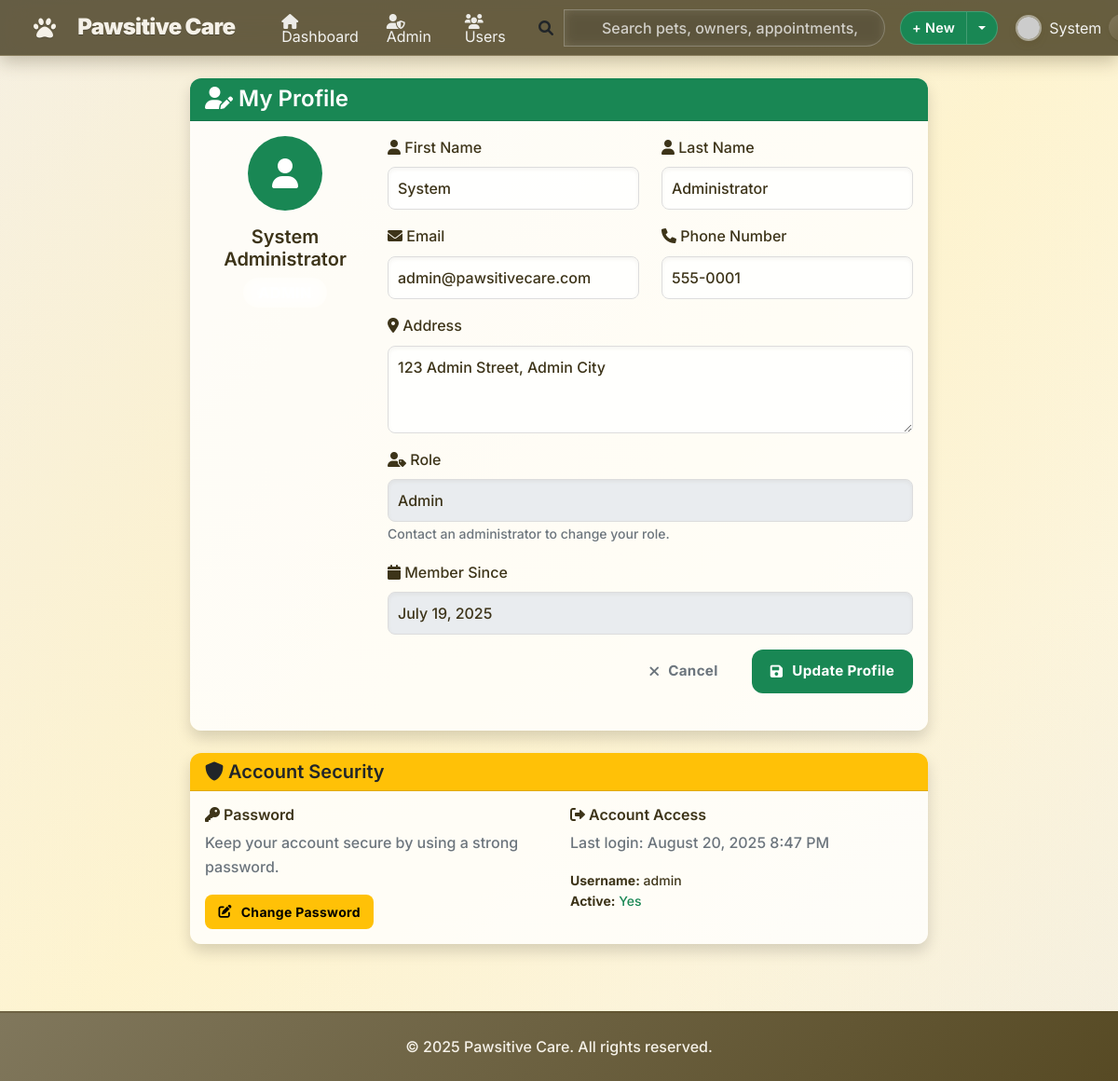
The app's page /accounts/profile/ (signed in), older data.
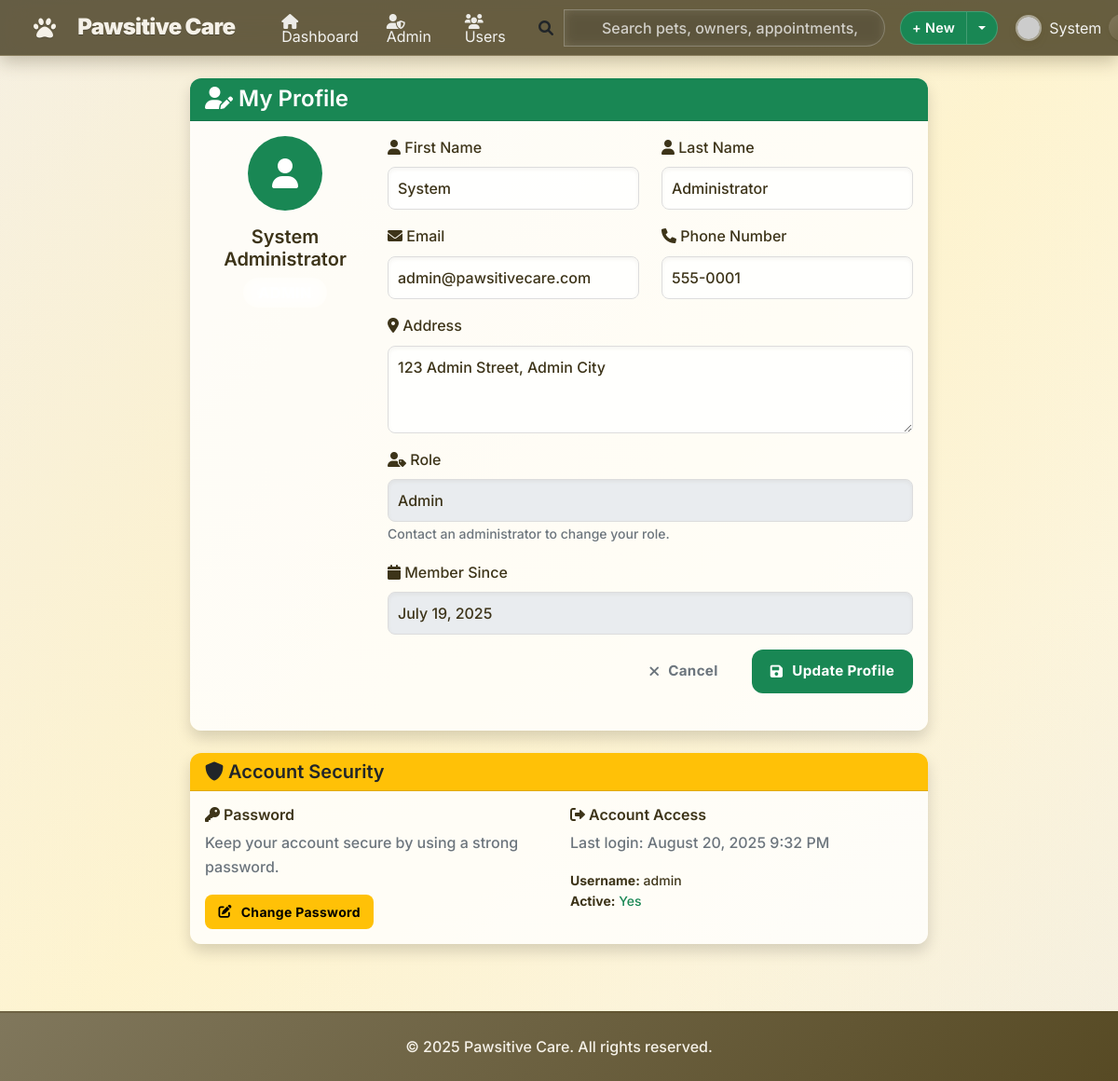
The same page, newer data.
### accounts/models.py (models this page shows, shortened)
class CustomUser(AbstractUser):
    ROLE_CHOICES = [
        ('admin', 'Admin'),
        ('vet', 'Veterinarian'),
        ('staff', 'Staff'),
        ('client', 'Client'),
    ]
    phone = models.CharField(max_length=20, blank=False)
    address = models.TextField(blank=False)
    role = models.CharField(max_length=10, choices=ROLE_CHOICES, default='client')
    def is_admin(self):
        return self.role == 'admin'

### accounts/views.py (the view)
# urls.py: path('profile/', profile_view, name='profile'),
@login_required
def profile_view(request):
    if request.method == 'POST':
        form = ProfileUpdateForm(request.POST, instance=request.user)
        if form.is_valid():
            form.save()
            messages.success(request, 'Profile updated successfully!')
            return redirect('accounts:profile')
    else:
        form = ProfileUpdateForm(instance=request.user)
    return render(request, 'accounts/profile.html', {'form': form})

### accounts/forms.py
class ProfileUpdateForm(forms.ModelForm):
    class Meta:
        model = User
        fields = ['email', 'first_name', 'last_name', 'phone', 'address']
        widgets = {
            'email': forms.EmailInput(attrs={'class': 'form-control'}),
            'first_name': forms.TextInput(attrs={'class': 'form-control'}),
            'last_name': forms.TextInput(attrs={'class': 'form-control'}),
            'phone': forms.TextInput(attrs={'class': 'form-control'}),
            'address': forms.Textarea(attrs={'rows': 3, 'class': 'form-control'}),
        }

### petmedia/context_processors.py (called while the page is built)
def recent_blog_posts(request):
    try:
        recent_posts = repo_manager.posts.get_recent_posts(limit=3)
        return {'recent_blog_posts': recent_posts}
    except Exception:
        return {'recent_blog_posts': []}

def blog_stats(request):
    try:
        if request.user.is_authenticated:
            user_posts_count = repo_manager.posts.get_by_author(request.user).count()
            return {'user_blog_posts_count': user_posts_count}
        return {'user_blog_posts_count': 0}
    except Exception:
        return {'user_blog_posts_count': 0}

### petmedia/patterns/repository.py (called while the page is built)
    def get_by_author(self, author: 'User') -> QuerySet['BlogPost']:
        return self.model.objects.filter(
            author=author
        ).select_related('category', 'related_pet')

    def get_recent_posts(self, limit: int = 10) -> QuerySet['BlogPost']:
        return self.model.objects.filter(
            is_published=True
        ).order_by('-created_at')[:limit].select_related('author', 'category', 'related_pet')

    @property
    def posts(self) -> BlogPostRepository:
        if self._post_repo is None:
            self._post_repo = BlogPostRepository()
        return self._post_repo

### accounts/templates/accounts/profile.html (shortened to what this page needs)
{% extends 'accounts/base.html' %}
{% block content %}
<div class="row justify-content-center">
  <div class="col-md-8">
    <div class="card shadow">
      <div class="card-header bg-success text-white">
        <h4 class="mb-0"><i class="fas fa-user-edit"></i> My Profile</h4>
      </div>
      <div class="card-body">
        <div class="row mb-4">
          <div class="col-md-3 text-center">
            <div class="bg-success rounded-circle d-flex align-items-center justify-content-center mx-auto mb-3" style="width: 80px; height: 80px;">
              <i class="fas fa-user fa-2x text-white"></i>
            </div>
            <h5>
              {{ user.get_full_name|default:user.username }}
            </h5>
            <span class="badge bg-{{ user.role|default:'secondary' }} fs-6">
            </span>
          </div>
          <div class="col-md-9">
            <form method="post">
              <div class="row">
                <div class="col-md-6 mb-3">
                  <label for="{{ form.first_name.id_for_label }}" class="form-label">
                    <i class="fas fa-user"></i> First Name
                  </label>
                  {{ form.first_name.as_widget }}
                </div>
                <div class="col-md-6 mb-3">
                  <label for="{{ form.last_name.id_for_label }}" class="form-label">
                    <i class="fas fa-user"></i> Last Name
                  </label>
                  {{ form.last_name.as_widget }}
                </div>
              </div>
              <div class="row">
                <div class="col-md-6 mb-3">
                  <label for="{{ form.email.id_for_label }}" class="form-label">
                    <i class="fas fa-envelope"></i> Email
                  </label>
                  {{ form.email.as_widget }}
                </div>
                <div class="col-md-6 mb-3">
                  <label for="{{ form.phone.id_for_label }}" class="form-label">
                    <i class="fas fa-phone"></i> Phone Number
                  </label>
                  {{ form.phone.as_widget }}
                </div>
              </div>
              <div class="mb-3">
                <label for="{{ form.address.id_for_label }}" class="form-label">
                  <i class="fas fa-map-marker-alt"></i> Address
                </label>
                {{ form.address.as_widget }}
              </div>
              <div class="mb-3">
                <label class="form-label">
                  <i class="fas fa-user-tag"></i> Role
                </label>
                <input type="text" class="form-control" value="{{ user.get_role_display }}" readonly>
                <small class="text-muted">Contact an administrator to change your role.</small>
              </div>
              <div class="mb-3">
                <label class="form-label">
                  <i class="fas fa-calendar"></i> Member Since
                </label>
                <input type="text" class="form-control" value="{{ user.date_joined|date:'F d, Y' }}" readonly>
              </div>
              <div class="d-grid gap-2 d-md-flex justify-content-md-end">
                <a href="{% url 'accounts:client_dashboard' %}" class="btn btn-outline-secondary me-md-2">
                  <i class="fas fa-times"></i> Cancel
                </a>
                <button type="submit" class="btn btn-success">
                  <i class="fas fa-save"></i> Update Profile
                </button>
              </div>
            </form>
          </div>
        </div>
      </div>
    </div>
    <div class="card mt-4 shadow">
      <div class="card-header bg-warning text-dark">
        <h5 class="mb-0"><i class="fas fa-shield-alt"></i> Account Security</h5>
      </div>
      <div class="card-body">
        <div class="row">
          <div class="col-md-6">
            <h6><i class="fas fa-key"></i> Password</h6>
            <p class="text-muted">Keep your account secure by using a strong password.</p>
            <a href="#" class="btn btn-warning btn-sm">
              <i class="fas fa-edit"></i> Change Password
            </a>
          </div>
          <div class="col-md-6">
            <h6><i class="fas fa-sign-out-alt"></i> Account Access</h6>
            <p class="text-muted">Last login:
              {{ user.last_login|date:'F d, Y g:i A'|default:'Never' }}
            </p>
            <div class="small">
              <strong>Username:</strong>
              {{ user.username }}<br>
              <strong>Active:</strong>
              {% if user.is_active %}
              <span class="text-success">Yes</span>
              {% else %}
              <span class="text-danger">No</span>
              {% endif %}
            </div>
          </div>
        </div>
      </div>
    </div>
  </div>
</div>
{% endblock %}

### accounts/templates/accounts/base.html (shortened to what this page needs)
<!DOCTYPE html>
<html lang="en">
<head>
  <link href="https://cdn.jsdelivr.net/npm/bootstrap@5.1.3/dist/css/bootstrap.min.css" rel="stylesheet">
  <link href="https://cdnjs.cloudflare.com/ajax/libs/font-awesome/6.0.0/css/all.min.css" rel="stylesheet">
  {% load static %}
  <link rel="stylesheet" href="{% static 'style.css' %}?v=4">
</head>
<body>
  <nav class="navbar navbar-expand-lg navbar-dark app-navbar">
    <div class="container nav-inner">
      <a class="navbar-brand d-flex align-items-center" href="{% url 'accounts:client_dashboard' %}">
        <i class="fas fa-paw me-2"></i><span>Pawsitive Care</span>
      </a>
      <div class="collapse navbar-collapse" id="navbarNav">
        <ul class="navbar-nav me-2">
          {% if user.is_authenticated %}
          <li class="nav-item">
            <a class="nav-link {% if request.resolver_match.url_name == 'client_dashboard' %}active{% endif %}" href="{% url 'accounts:client_dashboard' %}">
              <i class="fas fa-home me-1"></i> Dashboard
            </a>
          </li>
          {% if user.is_admin %}
          <li class="nav-item">
            <a class="nav-link {% if request.resolver_match.url_name == 'admin_dashboard' %}active{% endif %}" href="{% url 'accounts:admin_dashboard' %}">
              <i class="fas fa-user-shield me-1"></i> Admin
            </a>
          </li>
          <li class="nav-item">
            <a class="nav-link {% if request.resolver_match.url_name == 'user_management' %}active{% endif %}" href="{% url 'accounts:user_management' %}">
              <i class="fas fa-users me-1"></i> Users
            </a>
          </li>
          {% elif user.is_vet %}
          <li class="nav-item">
            <a class="nav-link {% if request.resolver_match.url_name == 'vet_dashboard' %}active{% endif %}" href="{% url 'accounts:vet_dashboard' %}">
              <i class="fas fa-stethoscope me-1"></i> Vet Panel
            </a>
          </li>
          {% elif user.is_staff_member %}
          <li class="nav-item">
            <a class="nav-link {% if request.resolver_match.url_name == 'staff_dashboard' %}active{% endif %}" href="{% url 'accounts:staff_dashboard' %}">
              <i class="fas fa-user-tie me-1"></i> Staff Panel
            </a>
          </li>
          {% endif %}
          {% endif %}
        </ul>
        <form class="d-none d-lg-flex nav-search ms-auto me-3" role="search" action="#" method="get">
          <div class="input-group">
            <span class="input-group-text bg-transparent border-0 ps-0">
              <i class="fa-solid fa-magnifying-glass"></i>
            </span>
            <input class="form-control" type="search" placeholder="Search pets, owners, appointments, invoices…" aria-label="Search">
          </div>
        </form>
        <div class="d-flex align-items-center gap-2">
          {% if user.is_authenticated %}
          <div class="btn-group">
            <button class="btn btn-success btn-sm" type="button">+ New</button>
            <button class="btn btn-success btn-sm dropdown-toggle dropdown-toggle-split" type="button" data-bs-toggle="dropdown" aria-expanded="false" aria-label="Toggle quick create"></button>
          </div>
          <div class="dropdown">
            <a class="nav-link dropdown-toggle d-flex align-items-center" href="#" id="navbarDropdown" role="button" data-bs-toggle="dropdown" aria-expanded="false">
              <img class="avatar me-2" src="https://api.dicebear.com/7.x/identicon/svg?seed={{ user.username }}" alt="Avatar">
              <span class="me-2">
                {{ user.first_name|default:user.username }}</span>
              <span class="badge badge-secondary role-badge">
                {{ user.get_role_display }}</span>
            </a>
          </div>
          {% endif %}
        </div>
      </div>
    </div>
  </nav>
  <main class="page-main my-4">
    {% block content %}{% endblock %}
  </main>
  <footer class="mt-5 py-4">
    <div class="container text-center">
      <p class="mb-0">&copy; {% now "Y" %} Pawsitive Care. All rights reserved.</p>
    </div>
  </footer>
</body>
</html>

### accounts/templates/accounts/profile.html (style rules this page uses)
.form-control, .form-select { border-radius: 8px; border: 1px solid #ddd; padding: 10px; }
.card { border-radius: 12px; border: none; }

Row changes from the older to the newer data that the page shows:
changed CustomUser "System Administrator": last_login "August 20, 2025 8:47 PM" → "August 20, 2025 9:32 PM"
